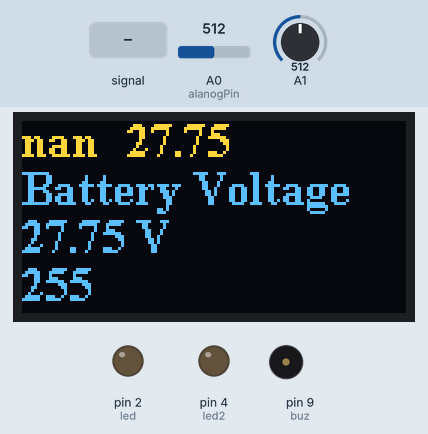
Recording of a sketch running on a simulated Arduino Uno, built with avr-gcc and run on an emulated ATmega328P. On the bench: 128×64 one-colour display, output pins drawn as LEDs (lit = HIGH), buzzer (waves = sounding). The inputs (shaded band) are chosen by the test bench; at power-on: A1 = 512, A0 (alanogPin) = 512. The OLED is the two-colour kind (top 16 rows yellow); storage starts empty; EEPROM starts erased; what the sketch prints to the serial monitor is not drawn.

Above: at 1.2 s.
1.3 s: A1 set to 22
4.3 s: A1 set to 18
At 5.1 s:
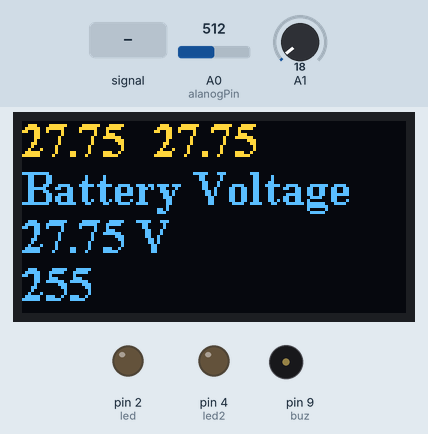
6.1 s: A0 (alanogPin) fed a 200 Hz sine of ±81 counts around its level
At 8.3 s:
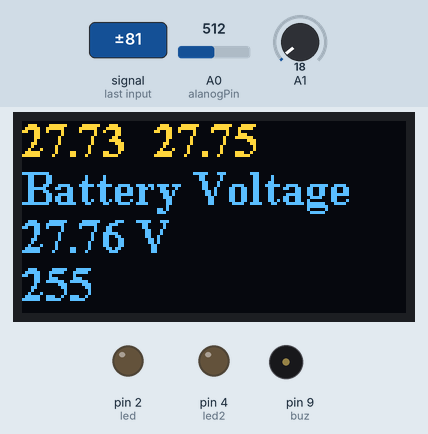
8.9 s: A0 (alanogPin) set to 340
At 11.14 s:
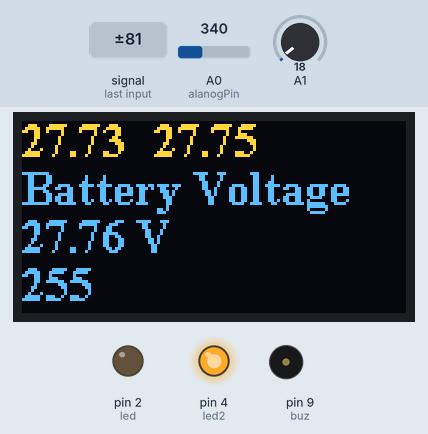
11.9 s: A0 (alanogPin) set to 360
At 14.2 s:
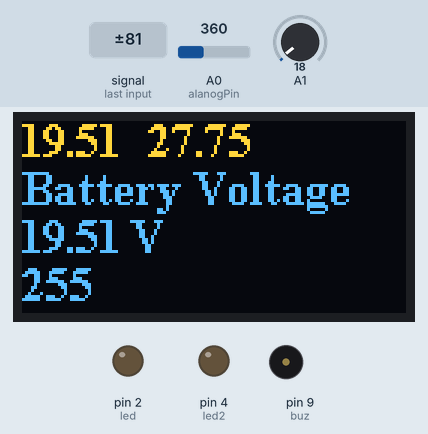
Timing chart, 0 to 15.7 s (numbered marks = the images above; inputs shaded):
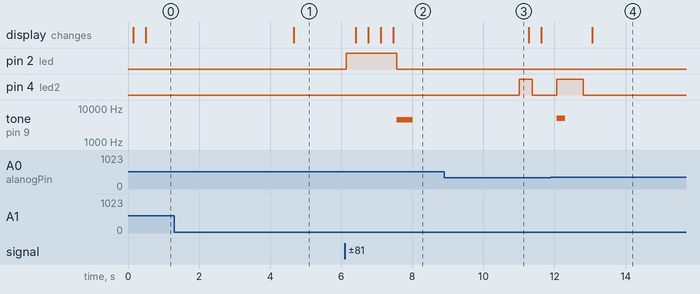

The sketch:

monitoring_leadacid.ino
```cpp
#include <EEPROM.h>
#include <SPI.h>
#include <SD.h>
#include <Wire.h>
int commandState;

#include "SSD1306Ascii.h"
#include "SSD1306AsciiAvrI2c.h"
#include "SSD1306AsciiWire.h"

float vl, vh;
bool is_counted = false;

#define OLED_RESET     -1 // Reset pin # (or -1 if sharing Arduino reset pin)


#include <virtuabotixRTC.h>


#define buz  9
#define led  2
#define led2 4
const float arduinoVCC = 5.13;//Your Arduino voltage
unsigned long ValueR1 = 9900;
unsigned long ValueR2 = 97100;
double Voltage_Source = 60;
const int alanogPin = A0;//the pin connecting the voltage.
const int inputResolution =1023;//works with most Arduino boards
const float average_of = 500;//Average of 500 readings

float voltage;

float b_voltage;

int count =0;
float danger,warning;
int missuse_count;
const unsigned long record_time = 300000;

unsigned long previousTime_1 = 0;


int address1 = 180;
int address2 = 101;


// 0X3C+SA0 - 0x3C or 0x3D
#define I2C_ADDRESS 0x3C
//
//// Define proper RST_PIN if required.
#define RST_PIN -1

SSD1306AsciiAvrI2c oled;
int CS_PIN = 10;

virtuabotixRTC myRTC(8, 7, 6);


File file;


void setup()
{

  Serial.begin(9600);
  Wire.begin();
 // Wire.setClock(400000L);


  #if RST_PIN >= 0
  oled.begin(&Adafruit128x64, I2C_ADDRESS, RST_PIN);
#else // RST_PIN >= 0
  oled.begin(&Adafruit128x64, I2C_ADDRESS);
#endif // RST_PIN >= 0


 oled.setFont(TimesNewRoman16_bold);
  oled.clear();
 // pinMode(CS_PIN, OUTPUT);
  pinMode(buz,OUTPUT);
  pinMode(led,OUTPUT);
  pinMode(led2,OUTPUT);
//  pinMode(sw,INPUT_PULLUP);

  initializeSD();

  closeFile();

//  rtc.begin();
//  rtc.adjust(DateTime(F(__DATE__), F(__TIME__)));
//  rtc.adjust(DateTime(2022, 2, 26, 13, 42, 30));

// Set the current date, and time in the following format:
  // seconds, minutes, hours, day of the week, day of the month, month, year
 //myRTC.setDS1302Time(40, 07, 11, 6, 02, 4, 2022);  //Here you write your actual time/date as shown above

}

int writeToFile()
{
//  initializeSD();
myRTC.updateTime();
 // DateTime now = rtc.now();


  //createFile("voltage.csv");
  file = SD.open("voltage.csv", FILE_WRITE);

    if(file){
      file.print(b_voltage);
      file.print(" ,");

      file.print(myRTC.dayofmonth);
      file.print("/");
      file.print(myRTC.month);
      file.print("/");
      file.print(myRTC.year);
      file.print("/");
      file.print(myRTC.hours);
      file.print(":");
      file.print(myRTC.minutes);
      file.print(":");
      file.println(myRTC.seconds);
    Serial.println("Writing to file: ");


  }

  else
  {
    Serial.println("Couldn't write to file");
    return 0;
  }


}
float getVoltageAverage(){

    float voltage_temp_average=0;
    for(int i=0; i < average_of; i++)
    {
       readVoltage();
       voltage_temp_average +=voltage;
    }

  return voltage_temp_average / average_of;

}//getVoltageAverag

 void readVoltage(){

    int A0Value = analogRead(alanogPin);
    float voltage_sensed = A0Value * (arduinoVCC / (float)inputResolution);
  voltage = voltage_sensed * ( 1 + ( (float) ValueR2 /  (float) ValueR1) );

}


void loop()
{

  displayV();
  misuse();
  batteryVoltage();

  changeV();


  unsigned long currentTime = millis();
  if(currentTime-previousTime_1 >= record_time){//adjustable ; now 5 minutes interval
    writeToFile();
    previousTime_1 = currentTime;
    }
closeFile();


}

void initializeSD()
{
  Serial.println("Initializing SD card...");
 pinMode(CS_PIN, OUTPUT);

  if (SD.begin())
  {
    file = SD.open("reset.txt", FILE_WRITE);
    if(file){
      file.println("Reset intance.");

      }
    Serial.println("SD card is ready to use.");
  } else
  {
    Serial.println("SD card initialization failed");
    return;
  }
}


int misuse(){
  if (b_voltage<vl and is_counted==false){
    file = SD.open("missuse.csv",FILE_WRITE);
    count = EEPROM.read(8);
       count++;
       EEPROM.update(8,count);
       missuse_count = count;
    if(file){

      file.println(missuse_count);
      file.close();

    }
    is_counted =true;
}
if(b_voltage>vl)
    {
      is_counted =false;

    }
}

void closeFile()
{
  if (file)
  {
    file.close();
    Serial.println("File closed");
  }
}

void batteryVoltage(){
  b_voltage =getVoltageAverage();


    if (b_voltage>vh){

    digitalWrite(led,HIGH);
    }
    else{
      digitalWrite(led,LOW);
      }

     if (b_voltage<vh and b_voltage >vl){
      digitalWrite(led2,HIGH);

      tone(buz,5000);
      delay(100);

      tone(buz,5000);
      delay(140);

//      tone(buz,44000);
//      delay(1000);
      noTone(buz);
      delay(500);

    }


    if (b_voltage<vh and b_voltage<vl){

    tone(buz,4500);
    delay(140);

    tone(buz,4500);
     delay(150);

     tone(buz,4500);
     delay(160);

//     tone(buz,2000);
//     delay(100);

    noTone(buz);
    delay(3000);
    digitalWrite(led2,HIGH);
    }
    else{
      digitalWrite(led2,LOW);
    }

}


  void changeV(){

    commandState = analogRead(A1);
  //Serial.println(commandState);

  if(commandState >= 0 && commandState <20 )
      {
       vl = EEPROM.get(address1,vl);
       vl = getVoltageAverage();
      // vl = EEPROM.get(address1,vl);
     // address1 += sizeof(float);
       EEPROM.put(address1,vl);
       danger = vl;

       }


  else if(commandState >= 350 && commandState < 900  )
      {
       vh = EEPROM.get(address2,vh);
       vh = getVoltageAverage();
     //  vh = EEPROM.get(address2,vh);
    //   address2 += sizeof(float);
       EEPROM.put(address2,vh);
        warning = vh;
       }

//  else if(commandState > 900 && commandState < 1000 )
//    {
//      //vh = EEPROM.get(address2,vh);
//      vh+=0.10;
//      address2 += sizeof(float);
//     EEPROM.put(address2,vh+=0.10);
//
//
//    }
//
//
// else  if(commandState > 240 && commandState < 340 )
//    {// vl = EEPROM.get(address1,vl);
//      vl-=0.10;
//       address1 += sizeof(float);
//      EEPROM.put(address1,vl-=0.10);
//
//
//     }
//


delay(100);

  }
void displayV(){


  oled.clear();
  oled.set1X();

  oled.print(EEPROM.get(address1,vl));
  oled.print("   ");
  oled.println(EEPROM.get(address2,vh));

 // oled.setCursor(0,0);
  oled.println("Battery Voltage");
  //oled.setCursor(0,10); //oled oled
  oled.print(b_voltage);
  oled.println(" V");
  //oled.print(missuse_count);
  oled.print(EEPROM.read(8));


  }
```

Measured:
- the behaviour switches between 20 and 19 on A1 (found by bisection; images 0 and 1)
- after the input at 1.3 s, every drawn part: stays the same
- after the input at 4.3 s, the display: changes after 0.36 s (image 1)
- after the input at 6.1 s, pin 2 (led): LOW → HIGH at once, → LOW 1.4 s later; tone on pin 9 (buz): silent → 4500 Hz after 1.5 s, → silent 0.45 s later; the display: first changes after 0.31 s (image 2 shows a later state)
- after the input at 8.9 s, tone on pin 9 (buz): stays silent (without the input it goes to 4500 Hz after 2.5 s)
- after the input at 11.9 s, pin 4 (led2): LOW → HIGH after 0.16 s, → LOW 0.74 s later; tone on pin 9 (buz): silent → 5000 Hz after 0.16 s, → silent 0.24 s later; the display: changes after 1.2 s (image 4)
